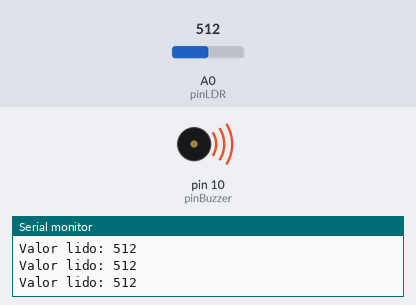
This sketch was run on a simulated Arduino Uno, built with avr-gcc and run on an emulated ATmega328P. Shown: buzzer (waves = sounding), the last lines printed to the serial monitor. The inputs (shaded band) are chosen by the test bench; at power-on: A0 (pinLDR) = 512.

Above: at 1.2 s.
1.3 s: A0 (pinLDR) set to 581
4.3 s: A0 (pinLDR) set to 610
At 5.4 s:
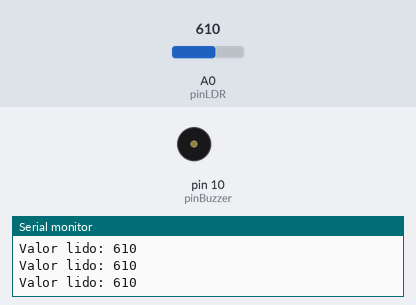
5.8 s: A0 (pinLDR) set to 590
At 6.5 s:
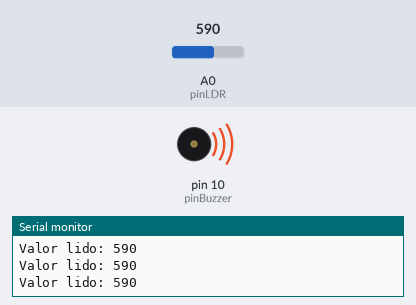
7.3 s: A0 (pinLDR) set to 716
At 8.7 s:
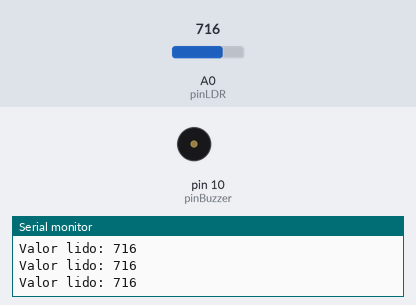
Timing chart, 0 to 9.8 s (numbered marks = the images above; inputs shaded):
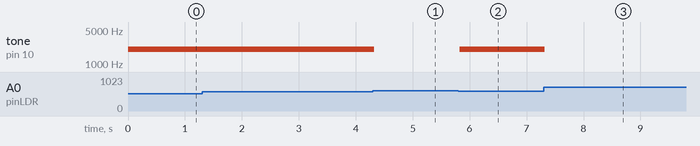

The sketch:

alarme_laser.ino
```cpp
/*

*/
const int pinBuzzer = 10;
const int pinLDR = A0;
const int frequencia = 2000;

int valorLidoLDR = 0;

void setup() {
  Serial.begin(9600);

  pinMode(pinBuzzer, OUTPUT);
  pinMode(pinLDR, INPUT);
}

void loop() {
  valorLidoLDR = analogRead(pinLDR);

  Serial.print("Valor lido: ");
  Serial.print(valorLidoLDR);
  Serial.print("\n");

    if(valorLidoLDR < 600){
      tone(pinBuzzer, frequencia);
    } else {
      noTone(pinBuzzer);
    }
}
```

Measured:
- the behaviour switches between 599 and 600 on A0 (pinLDR) (found by bisection; images 0 and 1)
- after the input at 4.3 s, tone on pin 10 (pinBuzzer): 2000 Hz → silent at once
- after the input at 5.8 s, tone on pin 10 (pinBuzzer): silent → 2000 Hz at once
- after the input at 7.3 s, tone on pin 10 (pinBuzzer): 2000 Hz → silent at once
